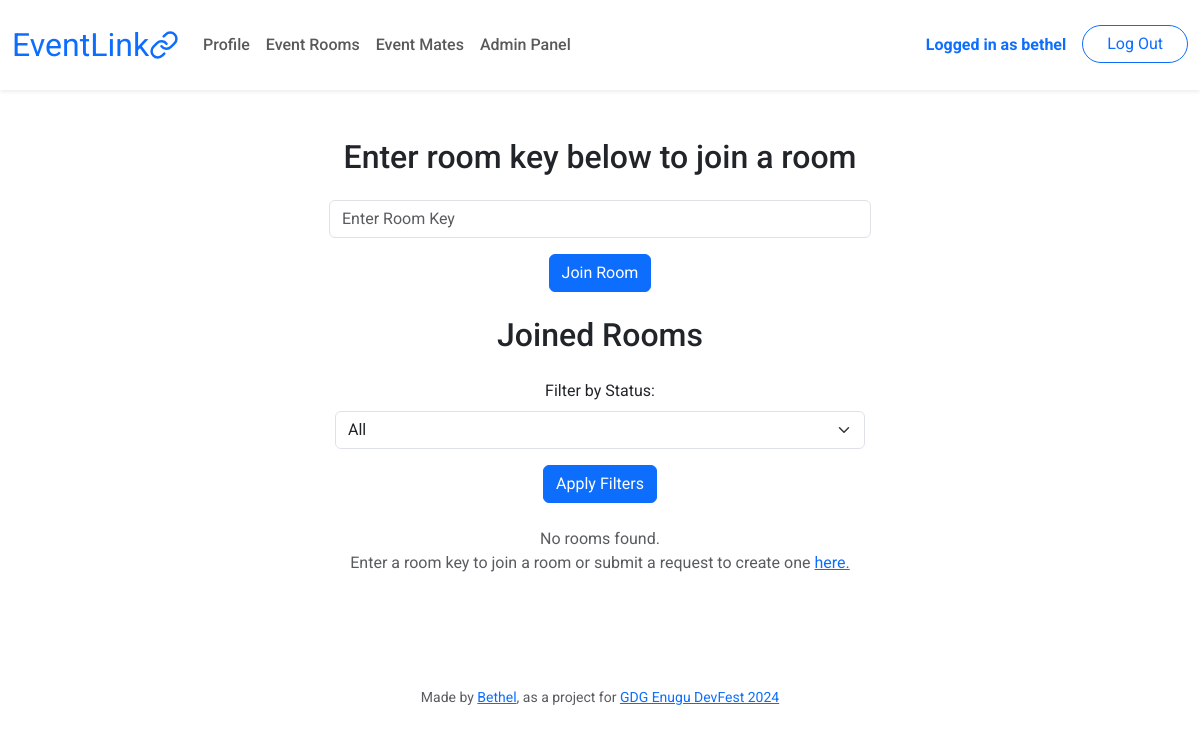
/rooms (signed in), run on an earlier commit of the app's database.
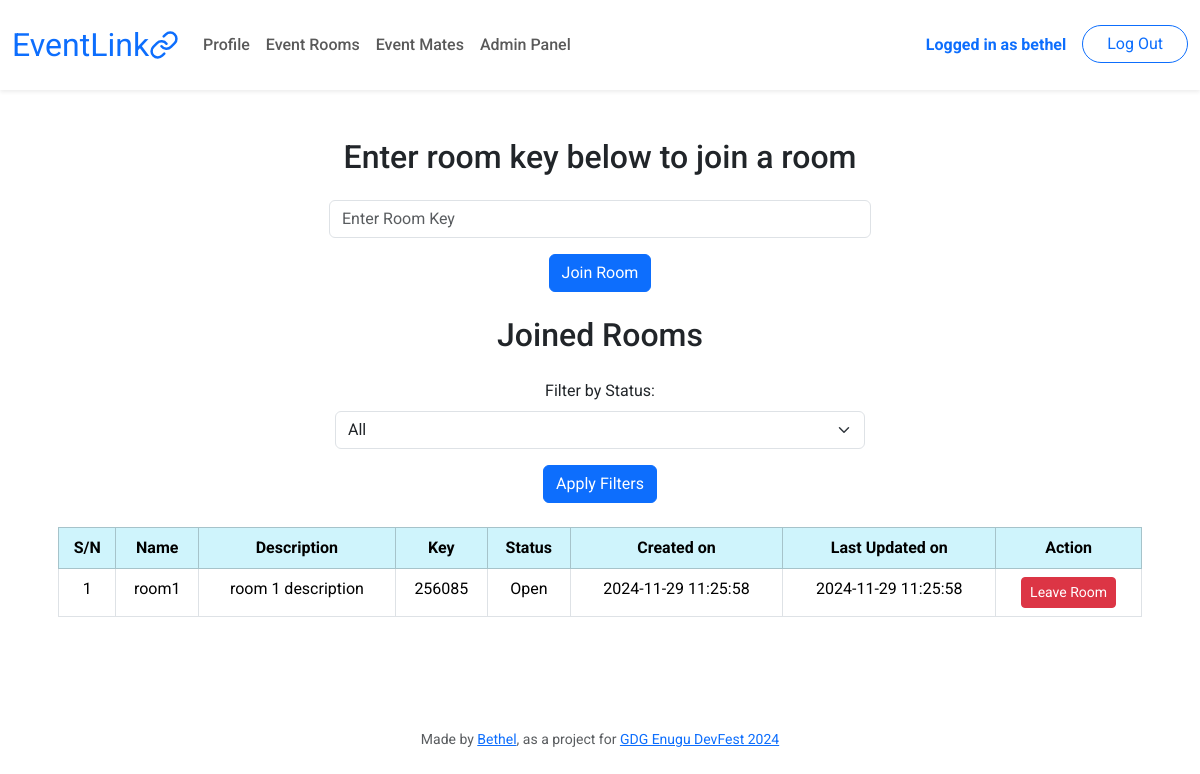
And on a later commit of the database.
### tables this page shows
CREATE TABLE rooms (
    id INTEGER PRIMARY KEY AUTOINCREMENT NOT NULL,
    name TEXT NOT NULL UNIQUE,
    description TEXT NOT NULL,
    key TEXT NOT NULL UNIQUE,
    status INTEGER NOT NULL DEFAULT 0 CHECK (status IN (0, 1)),
    creator_id INTEGER NOT NULL,
    created_at DATETIME DEFAULT CURRENT_TIMESTAMP,
    updated_at DATETIME DEFAULT CURRENT_TIMESTAMP,
    FOREIGN KEY (creator_id) REFERENCES users(id)
);

### app.py (the view, shortened to what this page needs)
@app.route("/rooms", methods=["GET", "POST"])
@login_required
def rooms():
    id = session["user_id"]
    info = db.execute("SELECT * FROM users WHERE id=?;", id)[0]
    if request.method == "GET":
        rooms = db.execute('''SELECT
                rooms.id AS id,
                rooms.name AS name,
                rooms.description AS description,
                rooms.key AS key,
                rooms.status AS status,
                rooms.creator_id AS creator_id,
                rooms.created_at AS created_at,
                rooms.updated_at AS updated_at
                FROM users
            JOIN members ON users.id = members.user_id
            JOIN rooms ON members.room_id = rooms.id
            WHERE members.user_id=?''', id)# sort the rooms in descending order
        return render_template("rooms.html", rooms=rooms, info=info)

### app.py (called while the page is built)
@app.after_request
def after_request(response):
    response.headers["Cache-Control"] = "no-cache, no-store, must-revalidate"
    response.headers["Expires"] = 0
    response.headers["Pragma"] = "no-cache"
    return response

### helpers.py (called while the page is built)
def login_required(f):
    @wraps(f)
    def decorated_function(*args, **kwargs):
        if session.get("user_id") is None:
            return redirect("/login")
        return f(*args, **kwargs)
    return decorated_function

### templates/rooms.html (shortened to what this page needs)
{% extends "layout.html" %} {% block title %}Rooms{% endblock %} {% block main
%}
<div class="container">
  <h2 class="mb-4 text-center">Enter room key below to join a room</h2>
  <div class="text-center mb-4">
    <form
      action="/rooms"
      method="post"
      class="d-flex justify-content-center align-items-center flex-column"
    >
      <div class="mb-3 w-50">
        <input
          autocomplete="off"
          autofocus
          class="form-control"
          name="key"
          placeholder="Enter Room Key"
          type="text"
          required
        />
      </div>
      <button class="btn btn-primary" type="submit">Join Room</button>
    </form>
  </div>
  <h2 class="mb-4 text-center">Joined Rooms</h2>
  <form method="post" action="/rooms" class="mb-4">
    <div class="row justify-content-center">
      <div class="col-md-6">
        <label for="status-form" class="form-label">Filter by Status:</label>
        <select id="status-form" name="status" class="form-select">
          <option value="all">All</option>
        </select>
      </div>
    </div>
    <div class="text-center mt-3">
      <button type="submit" class="btn btn-primary">Apply Filters</button>
    </div>
  </form>
  {% if rooms %}
  <div class="table-responsive">
    <table class="table table-bordered table-hover">
      <thead class="table-info">
        <tr>
          <th>S/N</th>
          <th>Name</th>
          <th>Description</th>
          <th>Key</th>
          <th>Status</th>
          <th>Created on</th>
          <th>Last Updated on</th>
          <th>Action</th>
        </tr>
      </thead>
      <tbody>
        {% for room in rooms %}
        <tr>
          <td>{{ loop.index }}</td>
          <td>{{ room.name }}</td>
          <td>{{ room.description }}</td>
          <td>{{ room.key }}</td>
          <td>{% if room.status==1 %}Open{% else %}Closed{% endif %}</td>
          <td>{{ room.created_at }}</td>
          <td>{{ room.updated_at }}</td>
          <td>
            <form method="POST" action="/rooms">
              <button type="submit" class="btn btn-danger btn-sm">
                Leave Room
              </button>
            </form>
          </td>
        </tr>
        {% endfor %}
      </tbody>
    </table>
  </div>
  {% else %}
  <div class="text-center mt-4">
    <p class="text-muted">
      No rooms found. <br />
      Enter a room key to join a room or submit a request to create one
      <a href="/rooms/create">here.</a>
    </p>
  </div>
  {% endif %}
</div>
{% endblock %}

What changed in the data, as far as the page shows it:
now on this page (row edited): rooms: name "room1", description "room 1 description", key "256085", status "Open", created_at "2024-11-29 11:25:58", updated_at "2024-11-29 11:25:58"
Also different on the page:
text no longer shown: "No rooms found. Enter a room key to join a room or submit a request to create one here."
text now shown: "S/N Name Description Key Status Created on Last Updated on Action"
